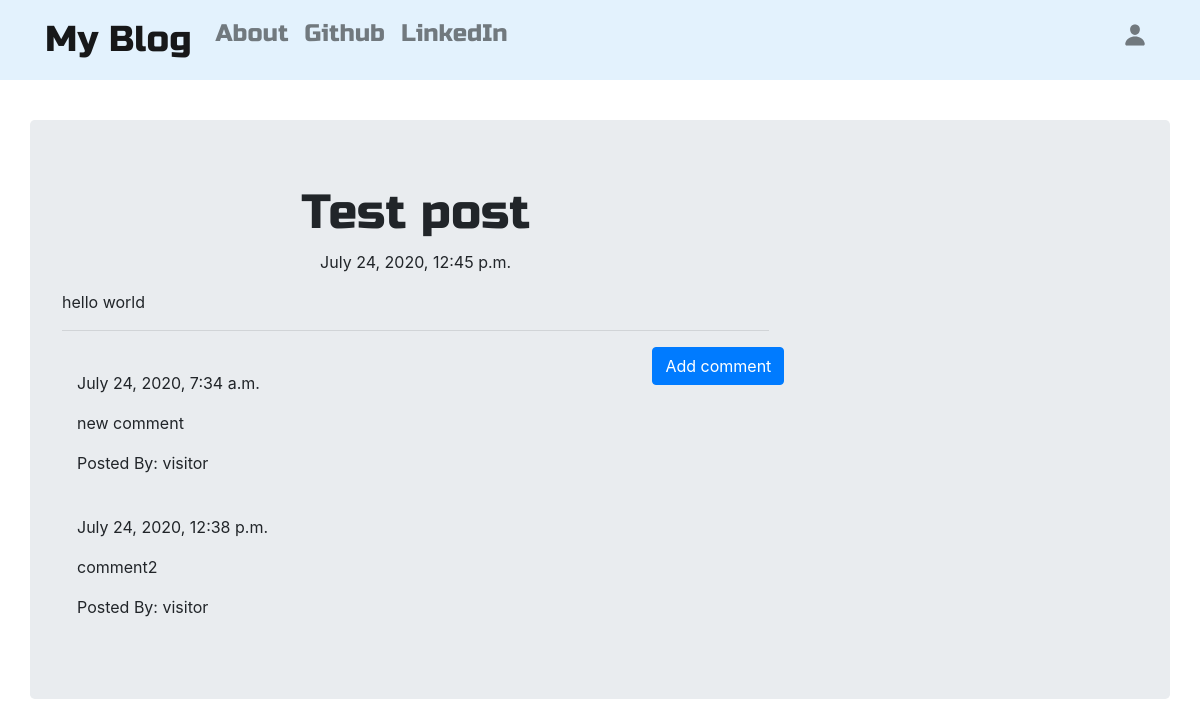
The app's page /post/1/ with its own data.
### blog/models.py (models this page shows, shortened)
class Post(models.Model):
    author = models.ForeignKey('auth.User',on_delete=models.CASCADE)
    title = models.CharField(max_length = 200)
    text = models.TextField()
    created_date = models.DateTimeField(default=timezone.now)
    published_date = models.DateTimeField(blank = True,null=False)

class Comment(models.Model):
    post = models.ForeignKey('blog.post',related_name = 'comments',on_delete=models.CASCADE)
    author = models.CharField(max_length = 200)
    text =models.TextField()
    created_date = models.DateTimeField(default = timezone.now)
    approved_comment = models.BooleanField(default = False)

### blog/views.py (the view)
# urls.py: path('post/<int:pk>/',views.PostDetailView.as_view(),name = 'post_detail'),
class PostDetailView(DetailView):
    model = Post

### blog/templates/blog/post_detail.html (shortened to what this page needs)
{% extends 'blog/base.html' %}
{% block content %}
  <h1 class="posttitle loader">{{post.title}}</h1>
  {% if post.published_date %}
    <div class="date postdate">
      {{post.published_date}}
    </div>
  {% else %}
  <a class="btn btn-secondary" href="{% url 'post_publish' pk=post.pk %}">Publish</a>
  {%endif%}
  <p class="postcontent">{{ post.text|safe|linebreaksbr}}</p>
  <hr>
  <a class="btn btn-primary btn-comment" href="{% url 'add_comment_to_post' pk=post.pk %}">Add comment</a>
  <div class="container">
    {% for comment in post.comments.all %}
    <br>
      {% if user.is_authenticated or comment.approved_comment %}
        {{comment.created_date}}
          <p>{{comment.text|safe|linebreaks}}</p>
          <p>Posted By: {{comment.author}}</p>
      {% endif %}
      {% empty %}
      <p>No comments</p>
    {% endfor%}
  </div>
{% endblock %}

### blog/static/css/blog.css (style rules this page uses)
.postdate { text-align: center; }
.posttitle { font-family: 'Russo One', sans-serif; font-size: 3em; text-align: center; }
.postcontent { font-family: 'Montserrat'; font-size: 1em; }
.btn-comment { position: absolute; right: 0px; }
.loader { filter:hue-rotate(0deg); color: linear-gradient(45deg,#0f8,#08f); animation:hue 5000ms infinite linear; }

### records on screen
Post: title "Test post", published_date "July 24, 2020, 12:45 p.m.", text "hello world"
Comment: created_date "July 24, 2020, 7:34 a.m.", text "new comment", author "visitor"
Comment: created_date "July 24, 2020, 12:38 p.m.", text "comment2", author "visitor"
